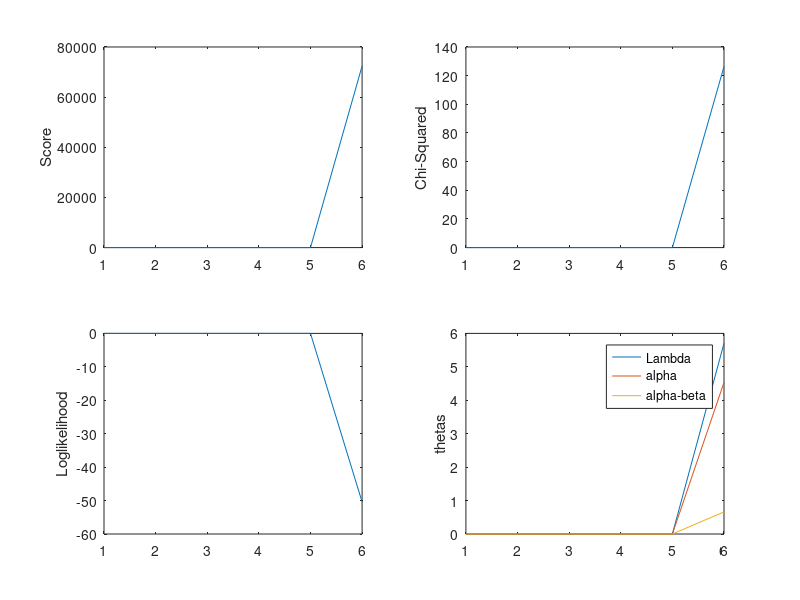

The MATLAB script that drew this image:
% enter data from Emily
% imposes constraint on Lambda but leaves in the scoring
%used Genetics paper form to IRLS in Avise et al (1987)
clear all
N(1,1) = 103
N(1,2) = 167
N(1,3) = 126
N(2,1) = 142
N(2,2) =  86
N(2,3) =  58
N(3,1) = 170
N(3,2) = 108
N(3,3) =  88
NN = 0
k = 0
m = 7
for i=1:3
    for j=1:3
        k = k + 1
         O(k) = log(N(i,j));
        NN = NN + N(i,j);
    end
end
for i=1:3
    NR(i) = 0
    for j=1:3
        NR(i) = NR(i) + N(i,j)
    end
end
% use regression to initialize IRLS
X = [ 1 0 0 1 -1 0 1 0 0; 1 0 0 -1 1 0 1 0 0; 1 0 0 -1 -1 0 -1 0 0; 0 1 0 0 -1 -1 0 -1 1; 0 1 0 0 1 -1 0 1 0; 0 1 0 0 -1 1 0 1 0; 0 0 1 1 0 -1 0 0 1; 0 0 1 -1 0 -1 0 0 -1; 0 0 1 1 0 -1 0 0 1]
X = [ 1 1 -1 0 1 0 0; 1 -1 1 0 1 0 0; 1 -1 -1 0 -1 0 0; 1 0 -1 -1 0 -1 1; 1 0 1 -1 0 1 0; 1 0 -1 1 0 1 0; 1 1 0 -1 0 0 1; 1 -1 0 -1 0 0 -1; 1 1 0 -1 0 0 1]
X = [ 1 0 0 1 -1 1 0 ; 1 0 0 -1 1 1 0 ; 1 0 0 -1 -1 -1 0 ; 0 1 0 0 -1 0 -1; 0 1 0 0 1 0 1; 0 1 0 0 -1 0 -1; 0 0 1 1 0 0 0; 0 0 1 -1 0 0 0; 0 0 1 -1 0 0 0]
H = X'*X
O = O'
theta0 = inv(H)*X'*O
Pred = (X*theta0)
Exp=exp(Pred)
Obs=exp(O)
X2 = 0;
for i=1:9
    X2 = X2 + ((Obs(i))-Exp(i))^2/Exp(i)
end
for i=1:3
      k = 3*(i-1)
    ER(i) = 0
    for j=1:3
        ER(i) = ER(i) + Exp(k+j)
    end
end
'initial',X2,theta0
%IRLS
beta = theta0
iter = 100
%start IRLS
error = 1000
while error > 10^-8
   % calculate Ks from model and parameters
K = exp(X*beta)
for i=1:3
   k = 3*(i-1)
   for j=1:3
       K(k+j) = K(k+j)/NR(i)
   end
end
    A = diag(K)
    A = inv(A)
   
         info = X'*A*X
         info = NN*info
         VAR = inv(info)
         S = A*O
         Y = S + NN*A*X*beta
         betastar=VAR*X'*Y
        Pred = (X*betastar)
        Exp = exp(Pred)
        for i=1:3
      k = 3*(i-1)
      % calculate expected marginal counts for each cross
    ER(i) = 0;
    for j=1:3
        ER(i) = ER(i) + Exp(k+j);
    end
        end
% After getting expected margins, update the betastar to enforce these
% margins
         for i=1:3
    betastar(i)=betastar(i) - log(ER(i)/NR(i));
         end
    % update predictions once the margins are enforced for each cross
      Pred = (X*betastar)
        Exp = exp(Pred)   
%calculate error in marginal counts of crosses
        diff = ER(1) -NR(1) + ER(2) - NR(2) + ER(3) - NR(3)
        Obs=exp(O)
        X2 = 0;
        for i=1:9
            X2 = X2 +(Obs(i)-Exp(i))^2/Exp(i);
        end
        k
        X2
        chisq(k) = X2;
        error = (betastar-beta)'*(betastar-beta)
        rel = (beta)'*(beta)
        error = error/rel
        beta = betastar;
        for i=1:m
            sd(i) = sqrt(VAR(i,i));
        end
        sdd = sd'
        parameters = [beta,sdd]
        Score(k) = sum(X'*Y);
        lnL=0;
        for i=1:9
            lnL = lnL + O(i)*log(K(i));
        end
        Like(k) = lnL;
        beta1(k) = beta(1);
        beta2(k) = beta(2);
        beta4(k) = beta(4);
        
end
subplot(2,2,1)
plot(1:k,Score)
ylabel('Score')
subplot(2,2,2)
plot(1:k,chisq)
ylabel('Chi-Squared')
subplot(2,2,3)
plot(1:k,Like)
ylabel('Loglikelihood')
subplot(2,2,4)
xx=1:k;
plot(xx,beta1,xx,beta2,xx,beta4)
legend('Lambda','alpha','alpha-beta')
ylabel('thetas')